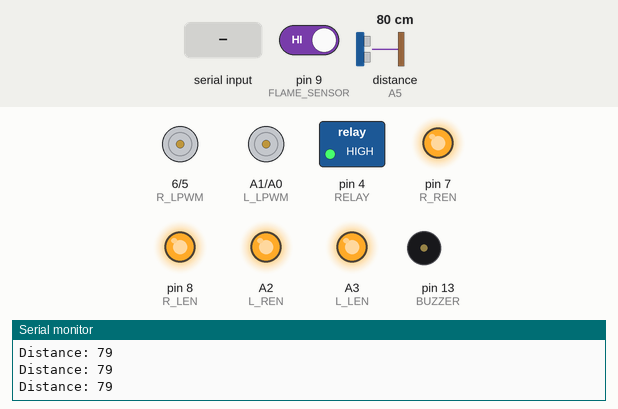
This sketch was run on a simulated Arduino Uno, built with avr-gcc and run on an emulated ATmega328P. On the bench: motor-driver pin pairs drawn as motors (green arrow = first pin HIGH = forward, orange = second pin HIGH = backward, longer = more drive), switched loads named in the sketch (green lamp = pin HIGH), output pins drawn as LEDs (lit = HIGH), buzzer (waves = sounding, pin HIGH), the last lines printed to the serial monitor. Wiring (inferred from the names in the program): ultrasonic range finder: trigger A4; echo A5. Inputs (shaded band) come from the test bench; at power-on: distance to the obstacle (sensor on A5) 80 cm, pin 9 (FLAME_SENSOR) HIGH. The echo pulse lasts 58.3 µs per cm; pins used as bus, display or sensor lines are not drawn.

Above: at 1.2 s.
1.3 s: distance to the obstacle (sensor on A5) set to 23 cm
2.8 s: distance to the obstacle (sensor on A5) set to 19 cm
At 3.8 s:
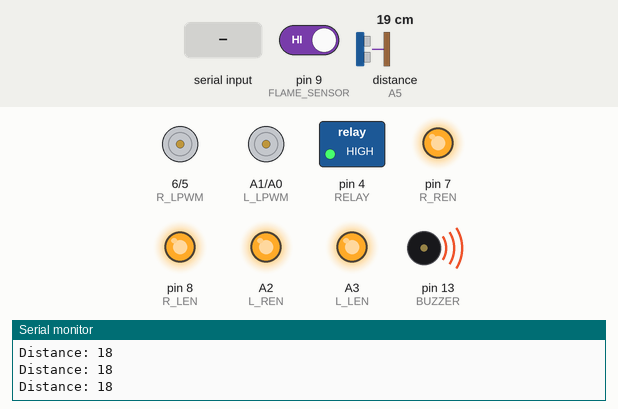
4.4 s: pin 9 (FLAME_SENSOR) driven LOW
At 5.6 s:
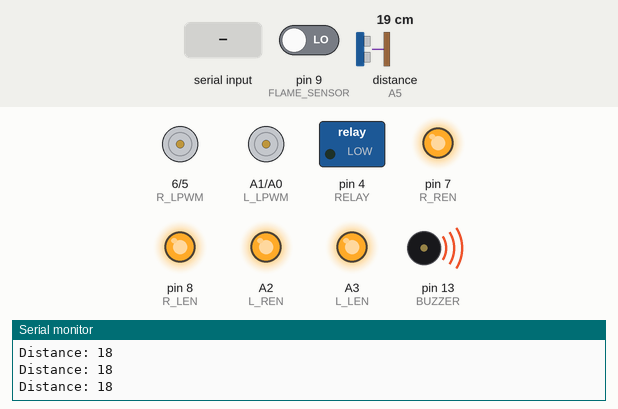
5.9 s: pin 9 (FLAME_SENSOR) driven HIGH
At 6.8 s:
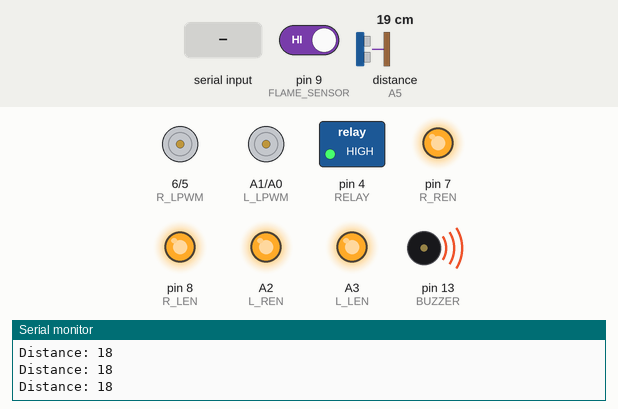
7.4 s: distance to the obstacle (sensor on A5) set to 35 cm
At 8.4 s:
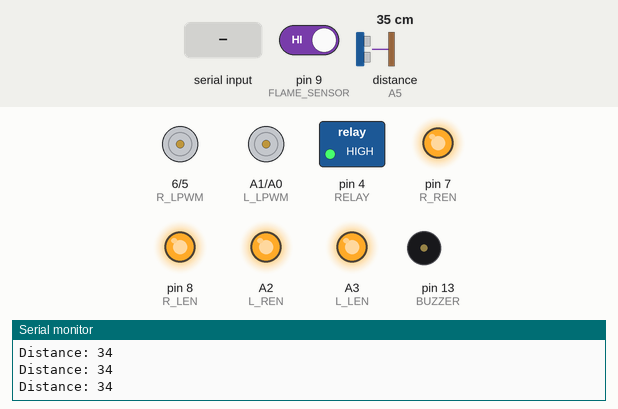
8.9 s: "F" received over the second serial link
At 10.3 s:
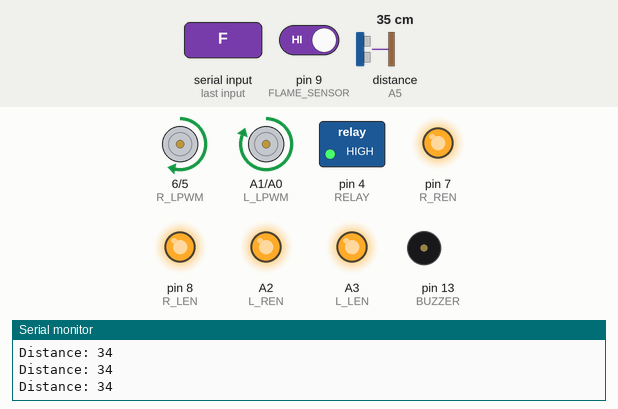
Timing chart, 0 to 11.4 s (numbered marks = the images above; inputs shaded):
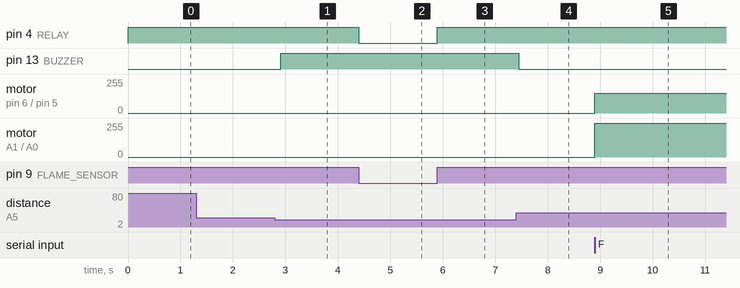

Measured:
- the behaviour switches between 21 and 20 cm on distance to the obstacle (sensor on A5) (found by bisection; images 0 and 1)
- after the input at 2.8 s, pin 13 (BUZZER): LOW → HIGH after 0.11 s
- after the input at 4.4 s, pin 4 (RELAY): HIGH → LOW at once
- after the input at 5.9 s, pin 4 (RELAY): LOW → HIGH at once
- after the input at 7.4 s, pin 13 (BUZZER): HIGH → LOW after 0.05 s
- after the input at 8.9 s, motor on pin 6 (R_LPWM) / pin 5 (R_RPWM): stopped → forward 150/255 at once; motor on A1 (L_LPWM) / A0 (L_RPWM): stopped → forward 255/255 at once

The sketch:

sketch_may9a.ino
```cpp
#include <SoftwareSerial.h>

SoftwareSerial BT(2,3);

// Sensors
#define FLAME_SENSOR 9
#define TRIG A4
#define ECHO A5
#define BUZZER 13
#define RELAY 4

// LEFT MOTOR DRIVER
int L_RPWM = A0;
int L_LPWM = A1;
int L_REN  = A2;
int L_LEN  = A3;

// RIGHT MOTOR DRIVER
int R_RPWM = 5;
int R_LPWM = 6;
int R_REN  = 7;
int R_LEN  = 8;

int leftSpeed = 250;
int rightSpeed = 150;
char cmd = 'S';
int distance = 100;

unsigned long lastUltraTime = 0;

void setup() {
  BT.begin(9600);
  Serial.begin(9600);

  pinMode(FLAME_SENSOR, INPUT);
  pinMode(TRIG, OUTPUT);
  pinMode(ECHO, INPUT);
  pinMode(BUZZER, OUTPUT);
  pinMode(RELAY, OUTPUT);

  pinMode(L_RPWM, OUTPUT);
  pinMode(L_LPWM, OUTPUT);
  pinMode(L_REN, OUTPUT);
  pinMode(L_LEN, OUTPUT);

  pinMode(R_RPWM, OUTPUT);
  pinMode(R_LPWM, OUTPUT);
  pinMode(R_REN, OUTPUT);
  pinMode(R_LEN, OUTPUT);

  digitalWrite(L_REN, HIGH);
  digitalWrite(L_LEN, HIGH);
  digitalWrite(R_REN, HIGH);
  digitalWrite(R_LEN, HIGH);

  digitalWrite(RELAY, HIGH);
  digitalWrite(BUZZER, LOW);

  stopRobot();
}

void loop() {
  // Bluetooth command আগে read
  while (BT.available()) {
    cmd = BT.read();
  }

  int flame = digitalRead(FLAME_SENSOR);

  // Ultrasonic প্রতি 150ms পরপর read
  if (millis() - lastUltraTime >= 150) {
    distance = getDistance();
    lastUltraTime = millis();
  }

  bool fireDetected = (flame == LOW);
  bool obstacleDetected = (distance > 0 && distance < 20);

  if (fireDetected) {
    digitalWrite(BUZZER, HIGH);
    digitalWrite(RELAY, LOW);   // Pump ON
  } else {
    digitalWrite(RELAY, HIGH);  // Pump OFF
  }

  if (obstacleDetected) {
    stopRobot();
    digitalWrite(BUZZER, HIGH);
  } else {
    if (!fireDetected) digitalWrite(BUZZER, LOW);

    if (cmd == 'F') forward();
    else if (cmd == 'B') backward();
    else if (cmd == 'L') leftTurn();
    else if (cmd == 'R') rightTurn();
    else if (cmd == 'S') stopRobot();
  }
}

int getDistance() {
  digitalWrite(TRIG, LOW);
  delayMicroseconds(2);

  digitalWrite(TRIG, HIGH);
  delayMicroseconds(10);
  digitalWrite(TRIG, LOW);

  long duration = pulseIn(ECHO, HIGH, 12000); // আগের 30000 থেকে কমানো
  int d = duration * 0.034 / 2;

  Serial.print("Distance: ");
  Serial.println(d);

  return d;
}

void forward() {
  analogWrite(L_RPWM, 0);
  analogWrite(L_LPWM, leftSpeed);
  analogWrite(R_RPWM, 0);
  analogWrite(R_LPWM, rightSpeed);
}

void backward() {
  analogWrite(L_RPWM, leftSpeed);
  analogWrite(L_LPWM, 0);
  analogWrite(R_RPWM, rightSpeed);
  analogWrite(R_LPWM, 0);
}

void leftTurn() {
  analogWrite(L_RPWM, leftSpeed);
  analogWrite(L_LPWM, 0);
  analogWrite(R_RPWM, 0);
  analogWrite(R_LPWM, rightSpeed);
}

void rightTurn() {
  analogWrite(L_RPWM, 0);
  analogWrite(L_LPWM, leftSpeed);
  analogWrite(R_RPWM, rightSpeed);
  analogWrite(R_LPWM, 0);
}

void stopRobot() {
  analogWrite(L_RPWM, 0);
  analogWrite(L_LPWM, 0);
  analogWrite(R_RPWM, 0);
  analogWrite(R_LPWM, 0);
}
```
